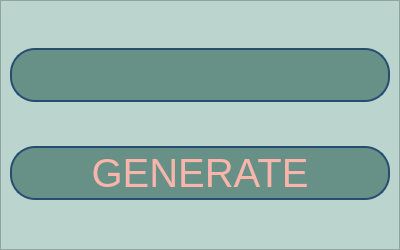
<?xml version="1.0" encoding="UTF-8"?>
<ui version="4.0">
 <class>Form</class>
 <widget class="QWidget" name="Form">
  <property name="geometry">
   <rect>
    <x>0</x>
    <y>0</y>
    <width>400</width>
    <height>250</height>
   </rect>
  </property>
  <property name="minimumSize">
   <size>
    <width>400</width>
    <height>250</height>
   </size>
  </property>
  <property name="maximumSize">
   <size>
    <width>400</width>
    <height>250</height>
   </size>
  </property>
  <property name="windowTitle">
   <string>Form</string>
  </property>
  <property name="styleSheet">
   <string notr="true">QFrame {
	background-color: #bbd4ce;
}</string>
  </property>
  <layout class="QVBoxLayout" name="verticalLayout">
   <property name="spacing">
    <number>0</number>
   </property>
   <property name="leftMargin">
    <number>0</number>
   </property>
   <property name="topMargin">
    <number>0</number>
   </property>
   <property name="rightMargin">
    <number>0</number>
   </property>
   <property name="bottomMargin">
    <number>0</number>
   </property>
   <item>
    <widget class="QFrame" name="frame">
     <property name="styleSheet">
      <string notr="true">QLineEdit {
	height: 50px;
	border: solid;
	border-width: 2px;
	border-color: #264e70;
	border-radius: 25px;
	background-color: #679186;
	color: #f9b4ab;
	font-family: &quot;Arial&quot;;
	font-style: bold;
	font-size: 40px;
}
QPushButton {
	height: 50px;
	border: solid;
	border-width: 2px;
	border-color: #264e70;
	border-radius: 25px;
	background-color: #679186;
	color: #f9b4ab;
	font-family: &quot;Arial&quot;;
	font-style: bold;
	font-size: 40px;
}</string>
     </property>
     <property name="frameShape">
      <enum>QFrame::StyledPanel</enum>
     </property>
     <property name="frameShadow">
      <enum>QFrame::Raised</enum>
     </property>
     <layout class="QVBoxLayout" name="verticalLayout_2">
      <item>
       <widget class="QLineEdit" name="lineEdit">
        <property name="alignment">
         <set>Qt::AlignCenter</set>
        </property>
       </widget>
      </item>
      <item>
       <widget class="QPushButton" name="pushButton">
        <property name="text">
         <string>GENERATE</string>
        </property>
       </widget>
      </item>
     </layout>
    </widget>
   </item>
  </layout>
 </widget>
 <resources/>
 <connections/>
</ui>
